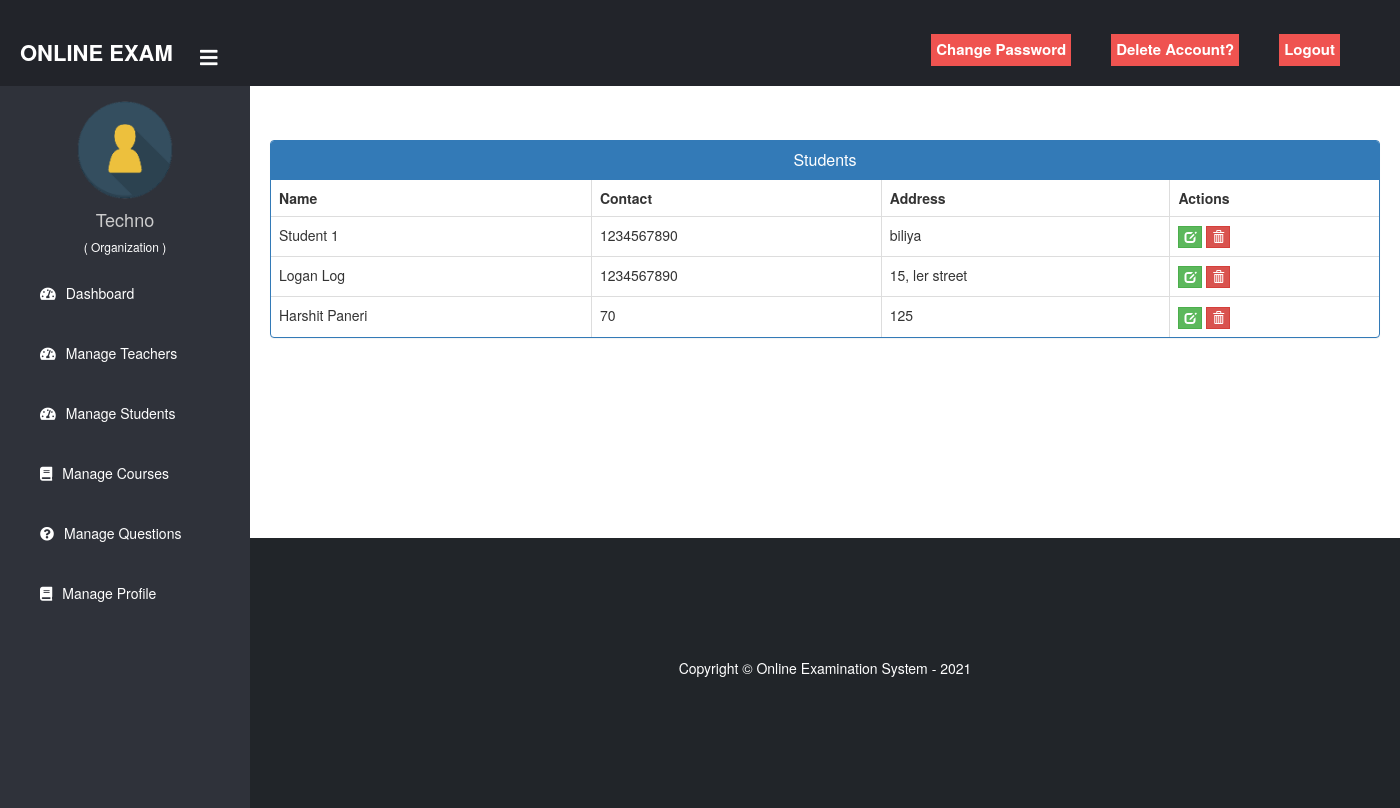
Page /organization/organization-view-student (signed in) on the committed database.
### student/models.py (models this page shows, shortened)
class Student(models.Model):
    user=models.OneToOneField(User,on_delete=models.CASCADE)
    address = models.CharField(max_length=40)
    mobile = models.CharField(max_length=20,null=False)
    organization = models.ForeignKey(Organization,on_delete=models.CASCADE)
    @property
    def get_name(self):
        return self.user.first_name+" "+self.user.last_name

### organization/views.py (the view)
@login_required(login_url="organizationlogin")
@user_passes_test(is_organization)
def organization_view_student_view(request):
    students = SMODEL.Student.objects.all()
    return render(
        request, "organization/organization_view_student.html", {"students": students}
    )

### organization/views.py (called while the page is built)
def is_organization(user):
    return user.groups.filter(name="ORGANIZATION").exists()

### templates/organization/organization_view_student.html (shortened to what this page needs)
{% extends 'organization/organizationbase.html' %}
{% block content %}
{%load static%}
<head>
  <link href="//netdna.bootstrapcdn.com/bootstrap/3.0.0/css/bootstrap.min.css" rel="stylesheet" id="bootstrap-css">
</head>
<br><br>
<div class="container">
  <div class="panel panel-primary">
    <div class="panel-heading">
      <h6 class="panel-title">Students</h6>
    </div>
    <table class="table table-hover table-bordered" id="dev-table">
      <thead>
        <tr>
          <th>Name</th>
          <th>Contact</th>
          <th>Address</th>
          <th>Actions</th>
        </tr>
      </thead>
      {% for t in students %}
      <tr>
        <td> {{t.get_name}}</td>
        <td>{{t.mobile}}</td>
        <td>{{t.address}}</td>
        <td><a class="btn btn-success btn-xs" style="border-radius: 0%;" href="{% url 'organization-update-student' t.id  %}"><span class="glyphicon glyphicon-edit"></span></a>
        <a class="btn btn-danger btn-xs" style="border-radius: 0%;" href="{% url 'organization-delete-student' t.id  %}"><span class="glyphicon glyphicon-trash"></span></a></td>
      </tr>
      {% endfor %}
    </table>
  </div>
</div>
<br><br><br><br><br><br>
{% endblock content %}

### templates/organization/organizationbase.html (shortened to what this page needs)
<!DOCTYPE html>
{% load static %}
<html lang="en" dir="ltr">
<head>
     <link rel="stylesheet" href="https://cdn.jsdelivr.net/npm/bootstrap@4.0.0/dist/css/bootstrap.min.css">
     <link rel="stylesheet" href="https://cdn.jsdelivr.net/npm/bootstrap@4.0.0/dist/css/bootstrap.min.css"
>
  <link rel="stylesheet" href="https://cdnjs.cloudflare.com/ajax/libs/font-awesome/5.12.1/css/all.min.css">
</head>
<body>
  <header>
    <label for="check">
      <i style="left: 200px;margin-top: 17px;"class="fas fa-bars" id="sidebar_btn"></i>
    </label>
    <div class="left_area">
      <h3>Online Exam</h3>
    </div>
    <div class="d-flex flex-row justify-content-end">
      <div class="">
        <a href="/password-reset" class="logout_btn" style="border-radius:0px;">Change Password</a>
      </div>
      <div class="">
        <a href="/delete-account" class="logout_btn" style="border-radius:0px;">Delete Account?</a>
      </div>
      <div class="">
        <a href="/logout" class="logout_btn" style="border-radius:0px;">Logout</a>
      </div>
  </header>
  <div class="sidebar">
    <center>
      <img src="{% static "image/teacher.png" %}" class="profile_image" alt="">
      <h4>{{request.user.first_name}}</h4>
      <h6 style="color: rgb(255, 255, 255);">( Organization )</h6>
    </center>
    <a href="/organization/organization-dashboard"><i class="fas fa-tachometer-alt"></i><span>Dashboard</span></a>
    <a href="/organization/organization-teacher"><i class="fas fa-tachometer-alt"></i><span>Manage Teachers</span></a>
    <a href="/organization/organization-student"><i class="fas fa-tachometer-alt"></i><span>Manage Students</span></a>
    <a href="/organization/organization-view-course"><i class="fas fa-book"></i><span>Manage Courses</span></a>
    <a href="/organization/organization-question"><i class="fas fa-question-circle"></i><span>Manage Questions</span></a>
    <a href="/organization/organization-profile"><i class="fas fa-book"></i><span>Manage Profile</span></a>
  </div>
  <div class="content">
    <br><br><br><br><br>
    {% block content %}
    {% endblock content %}
    <br><br><br>
    {% include "exam/footer.html" %}
  </div>
</body>
</html>

### templates/exam/footer.html (shortened to what this page needs)
<!DOCTYPE html>
<html>
<head>
  <link rel="stylesheet" href="https://maxcdn.bootstrapcdn.com/font-awesome/4.7.0/css/font-awesome.min.css">
</head>
<body>
<footer>
  <br>
  <div class="container">
    <div class="row">
      <div class="col-md-12 col-sm-12">
        <div style="color:#ffffff;" class="wow fadeInUp footer-copyright">
          <p>
            Copyright &copy; Online Examination System - 2021 </p><br>
        </div>
      </div>
    </div>
  </div>
</footer>
</body>
</html>

### templates/organization/organizationbase.html (style rules this page uses)
a:link { text-decoration: none; }
body { margin: 0; padding: 0; font-family: "Gill Sans", sans-serif;; }
header { position: fixed; background: #22242A; padding: 20px; width: 100%; z-index: 1; }
.left_area h3 { color: #fff; margin: 0px; text-transform: uppercase; font-size: 22px; font-weight: 900; }
.logout_btn { padding: 5px; background:#ef5350; text-decoration: none; float: right; margin-top: -30px; margin-right: 40px; border-radius: 2px; font-size: 15px; font-weight: 600; color: #fff; transition: 0.5s; }
.sidebar { background: #2f323a; margin-top: 70px; padding-top: 30px; position: fixed; left: 0; width: 250px; height: 100%; transition: 0.5s; transition-property: left; }
.sidebar .profile_image { width: 100px; height: 100px; border-radius: 100px; margin-bottom: 10px; }
.sidebar h4 { color: #ccc; margin-top: 0; }
.sidebar a { color: #fff; display: block; width: 100%; line-height: 60px; text-decoration: none; padding-left: 40px; box-sizing: border-box; transition: 0.5s; }
.sidebar i { padding-right: 10px; }
label #sidebar_btn { z-index: 1; color: #fff; position: fixed; cursor: pointer; left: 300px; font-size: 20px; margin: 5px 0; transition: 0.5s; transition-property: color; }
.content { margin-left: 250px; background-position: center; background-size: cover; height: 100vh; transition: 0.5s; }

### templates/organization/organization_view_student.html (style rules this page uses)
a:link { text-decoration: none; }
h6 { text-align: center; }
.row { margin: 100px; }

### templates/exam/footer.html (style rules this page uses)
footer { padding: 0px 0px 0px 0px; background-color: #212529; margin: 0px; margin-top: auto; }
body { min-height: 100vh; display: flex; flex-direction: column; }
p { text-align: center; }

### rows in the picture
Student: get_name "Student 1", mobile "1234567890", address "biliya"
Student: get_name "Logan Log", mobile "1234567890", address "15, ler street"
Student: get_name "Harshit Paneri", mobile "70", address "125"

### other values in the picture
{{ request.user.first_name }} "Techno"
